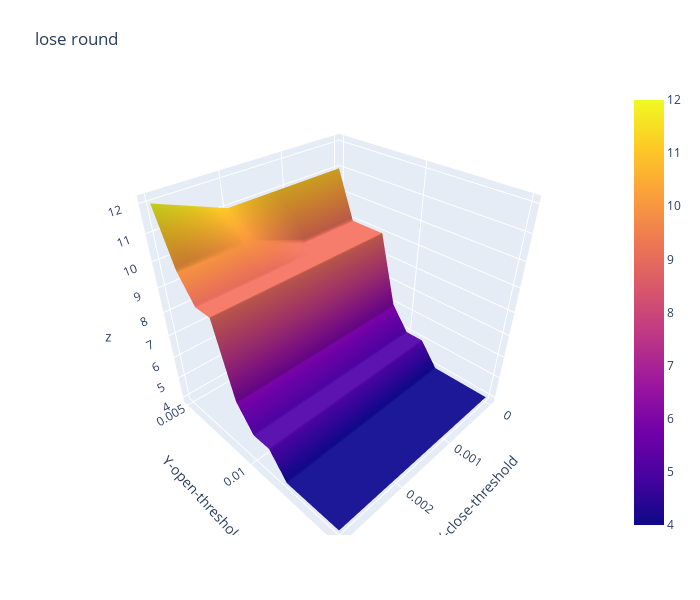

Here is the notebook cell this chart was saved with:
### Code cell
import plotly.graph_objects as go

x_data = df_lose_round.columns.to_list() # close threshold

y_data = df_lose_round.index.to_list() # open threshold

z_data = df_lose_round.copy(deep=True) # win rate

fig = go.Figure(data=[go.Surface(z=z_data.values,x=x_data,y=y_data)])

fig.update_layout(title="lose round", # 标题
                  autosize=False,  # 尺度自动缩放
                  width=700,  # 长宽
                  height=600,
                  margin=dict(l=65,r=50,b=65,t=90),  # 4个位置的距离
                  scene=dict(xaxis_title='X-close-threshold',yaxis_title='Y-open-threshold')
                )

fig.show()

### Figure 1 — Plotly figure (JSON) as saved in the notebook; plotly's stock layout.template omitted (floating-point values rounded to 4 significant figures)
{"data": [{"type": "surface", "x": [0, 0.001, 0.002, 0.003], "y": [0.005, 0.006, 0.007, 0.008, 0.009, 0.01, 0.011, 0.012, 0.013, 0.014, 0.015], "z": [[11, 11, 11, 12], [9, 9, 10, 10], [9, 9, 9, 9], [9, 9, 9, 9], [6, 6, 6, 6], [5, 5, 5, 5], [5, 5, 5, 5], [4, 4, 4, 4], [4, 4, 4, 4], [4, 4, 4, 4], [4, 4, 4, 4]]}], "layout": {"autosize": false, "height": 600, "margin": {"b": 65, "l": 65, "r": 50, "t": 90}, "scene": {"xaxis": {"title": {"text": "X-close-threshold"}}, "yaxis": {"title": {"text": "Y-open-threshold"}}}, "title": {"text": "lose round"}, "width": 700}}
